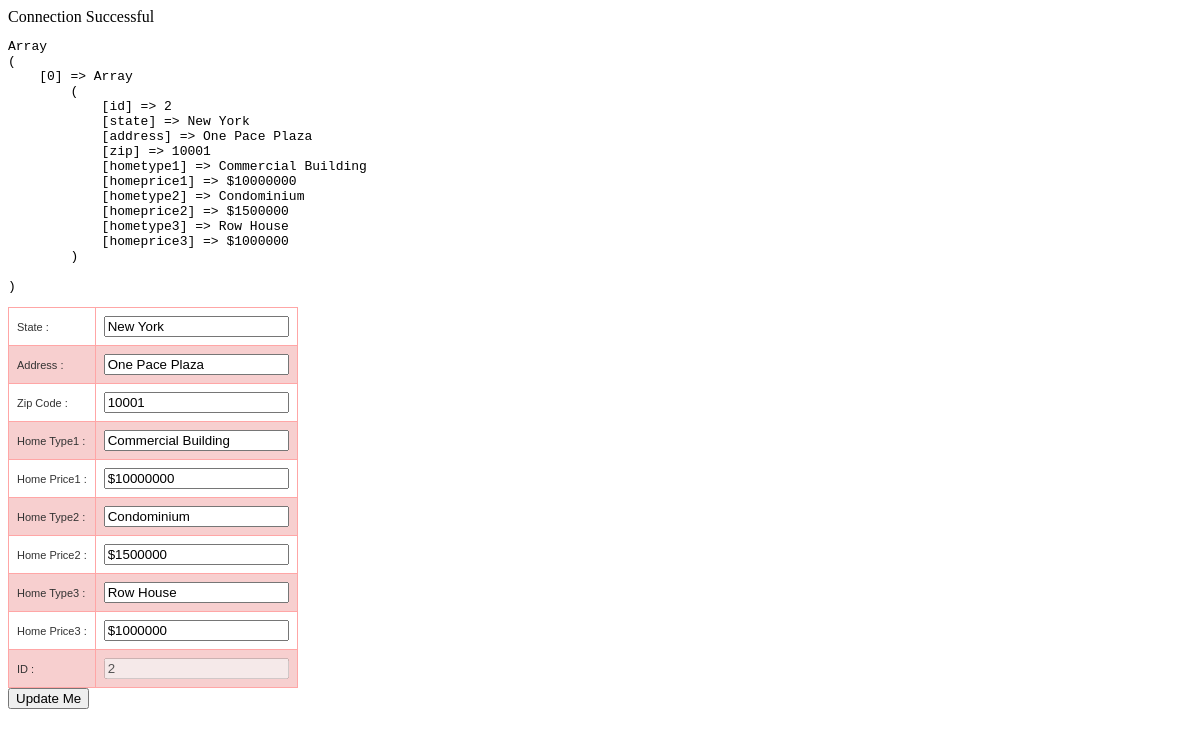
The page /updateThisUser.php?id=2 on the database its author committed.
### tables this page shows
CREATE TABLE `state` (
  `id` int(11) NOT NULL,
  `state` varchar(255) DEFAULT NULL,
  `address` varchar(255) DEFAULT NULL,
  `zip` int(11) DEFAULT NULL,
  `hometype1` varchar(255) DEFAULT NULL,
  `homeprice1` varchar(255) DEFAULT NULL,
  `hometype2` varchar(255) DEFAULT NULL,
  `homeprice2` varchar(255) DEFAULT NULL,
  `hometype3` varchar(255) DEFAULT NULL,
  `homeprice3` varchar(255) DEFAULT NULL
);

### functions.php (called while the page is built, shortened)
<?php
function fetchThisUser($id)
{
    global $mysqli;
    $stmt = $mysqli->prepare(
      "
    SELECT
    id,
    state,
    address,
    zip,
    hometype1,
    homeprice1,
    hometype2,
    homeprice2,
    hometype3,
    homeprice3
    FROM state
    WHERE
    id = ?
    "
    );
    $stmt->bind_param("i", $id);
    $stmt->execute();
    $stmt->bind_result($id, $state, $address, $zipcode, $hometype1, $homeprice1, $hometype2, $homeprice2, $hometype3, $homeprice3);
  while ($stmt->fetch()) {
    $row1[] = array(
      'id'                      => $id,
      'state'                   => $state,
      'address'                 => $address,
      'zip'                     => $zipcode,
      'hometype1'                => $hometype1,
      'homeprice1'               => $homeprice1,
      'hometype2'                => $hometype2,
      'homeprice2'               => $homeprice2,
      'hometype3'                => $hometype3,
      'homeprice3'               => $homeprice3
    );
  }
  return ($row1);
}

### updateThisUser.php (the view, shortened to what this page needs)
<?php
$thisUserID = $_GET['id'];
$foundUser = fetchThisUser($thisUserID);
echo "<pre>";
  print_r($foundUser);
echo "</pre>";
?>
<!DOCTYPE html PUBLIC '-//W3C//DTD XHTML 1.0 Transitional//EN' 'http://www.w3.org/TR/xhtml1/DTD/xhtml1-transitional.dtd'>
<html xmlns='http://www.w3.org/1999/xhtml'>
<head>
</head>
<body>
<form name="getUserDetails" method="post" action="processUpdateUser.php">
<table class="table-style-three">
  <?php foreach ($foundUser as $userdetails) { ?>
  <tr><td>State :</td>      <td><input type="text" name="state" value="<?php print $userdetails['state']; ?>"></td></tr>
  <tr><td>Address :</td>       <td><input type="text" name="address" value="<?php print $userdetails['address']; ?>"></td></tr>
  <tr><td>Zip Code :</td>  <td><input type="text" name="zipcode" value="<?php print $userdetails['zip']; ?>"></td></tr>
  <tr><td>Home Type1 :</td>          <td><input type="text" name="hometype1" value="<?php print $userdetails['hometype1']; ?>"></td></tr>
  <tr><td>Home Price1 :</td>           <td><input type="text" name="homeprice1" value="<?php print $userdetails['homeprice1']; ?>"></td></tr>
  <tr><td>Home Type2 :</td>            <td><input type="text" name="hometype2" value="<?php print $userdetails['hometype2']; ?>"></td></tr>
    <tr><td>Home Price2 : </td>      <td><input type="text" name="homeprice2" value="<?php print $userdetails['homeprice2'];?>"></td></tr>
    <tr><td>Home Type3 : </td>      <td><input type="text" name="hometype3" value="<?php print $userdetails['hometype3'];?>"></td></tr>
    <tr><td>Home Price3 : </td>      <td><input type="text" name="homeprice3" value="<?php print $userdetails['homeprice3'];?>"></td></tr>
    <tr><td>ID : </td>      <td><input type="text" name="id" value="<?php print $userdetails['id'];  ?>" disabled></td></tr>
  <?php } ?>
</table>
  <input type="submit" name="submit" value="Update Me">
</form>
</body>
</html>

### updateThisUser.php (style rules this page uses)
table.table-style-three { font-family: verdana, arial, sans-serif; font-size: 11px; color: #333333; border-width: 1px; border-color: #3A3A3A; border-collapse: collapse; }
table.table-style-three tr:nth-child(even) td { background-color: #F7CFCF; }
table.table-style-three td { border-width: 1px; padding: 8px; border-style: solid; border-color: #FFA6A6; background-color: #ffffff; }

### rows shown on the page
state: state "New York", address "One Pace Plaza", zipcode "10001", hometype1 "Commercial Building", homeprice1 "$10000000", hometype2 "Condominium", homeprice2 "$1500000", hometype3 "Row House", homeprice3 "$1000000", id "2"
